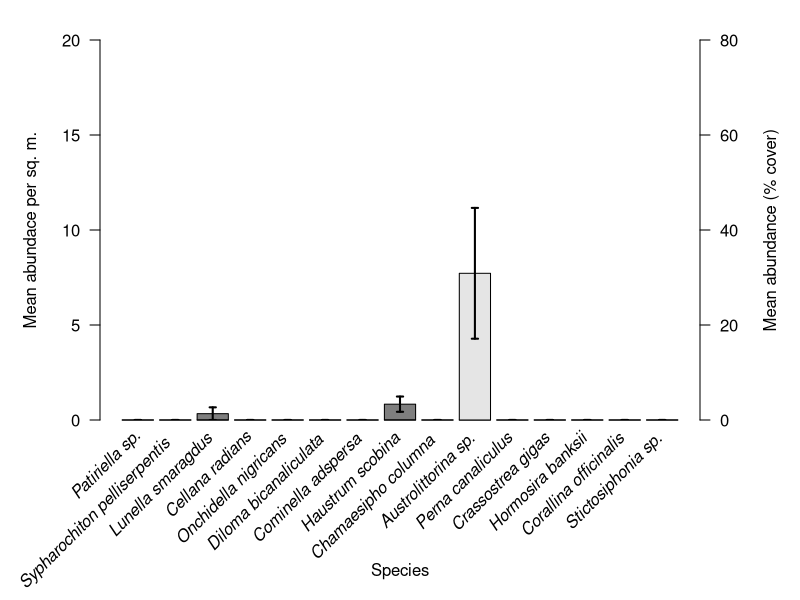
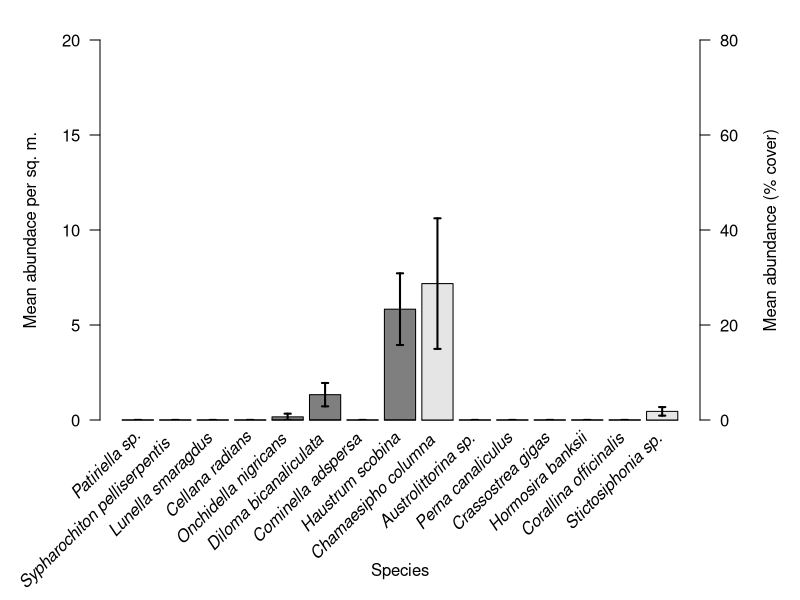
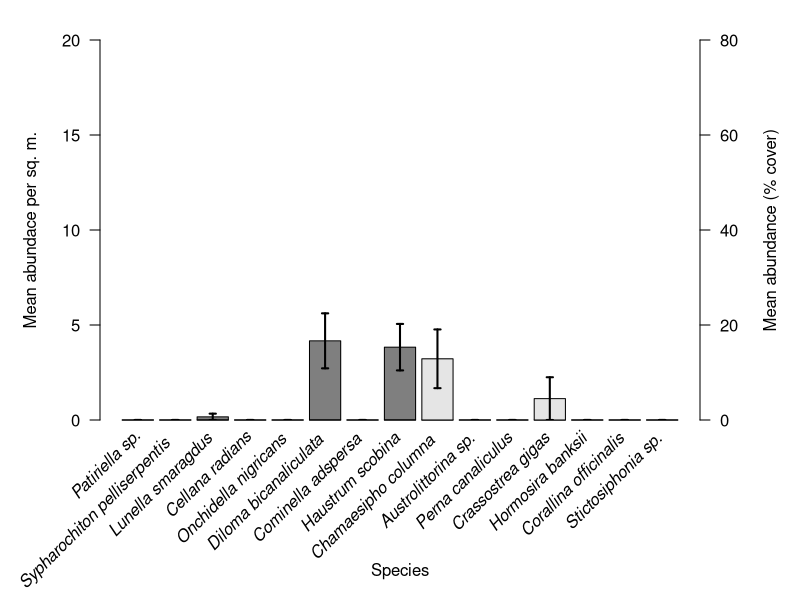
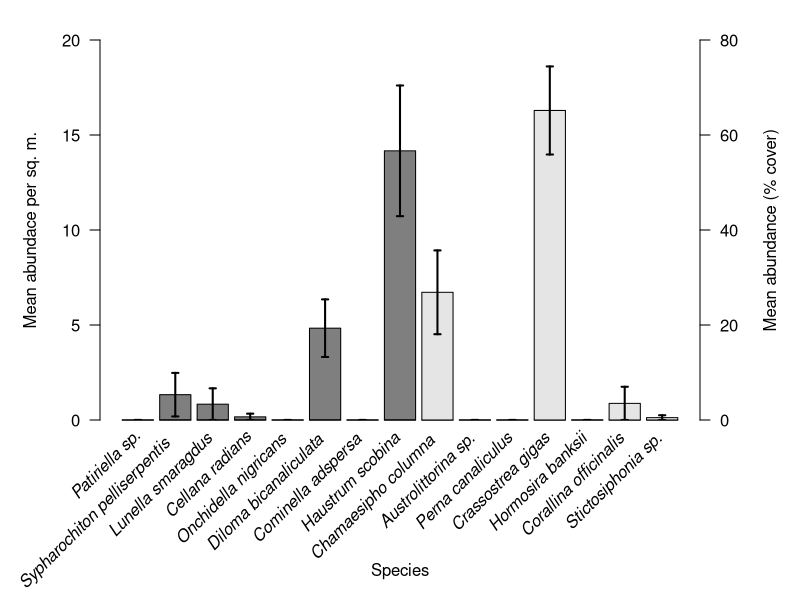
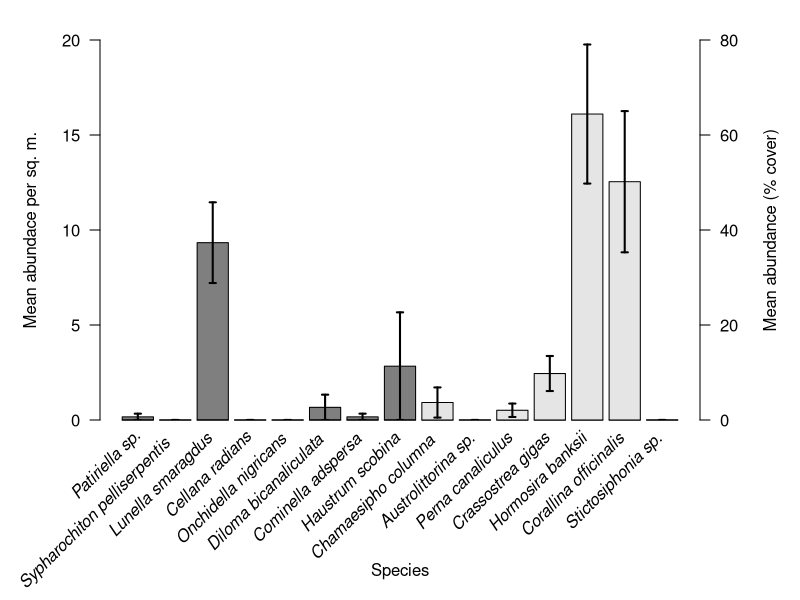
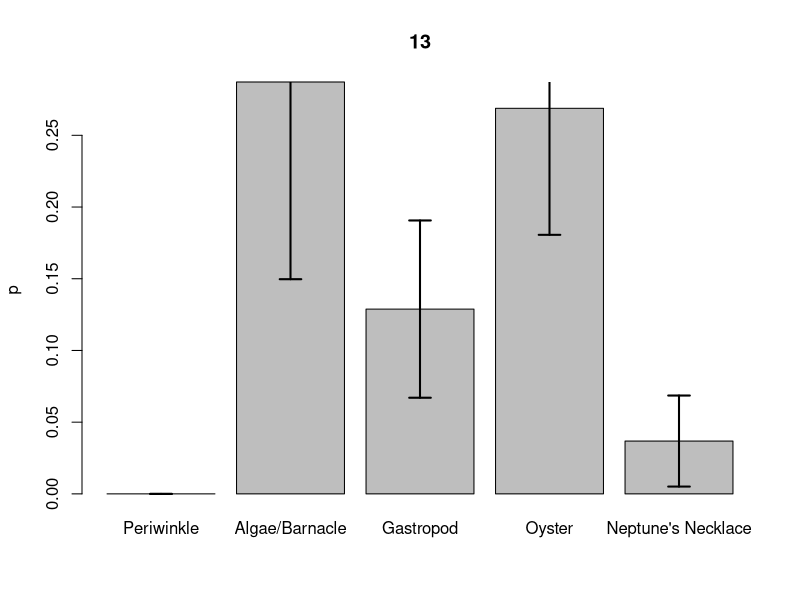
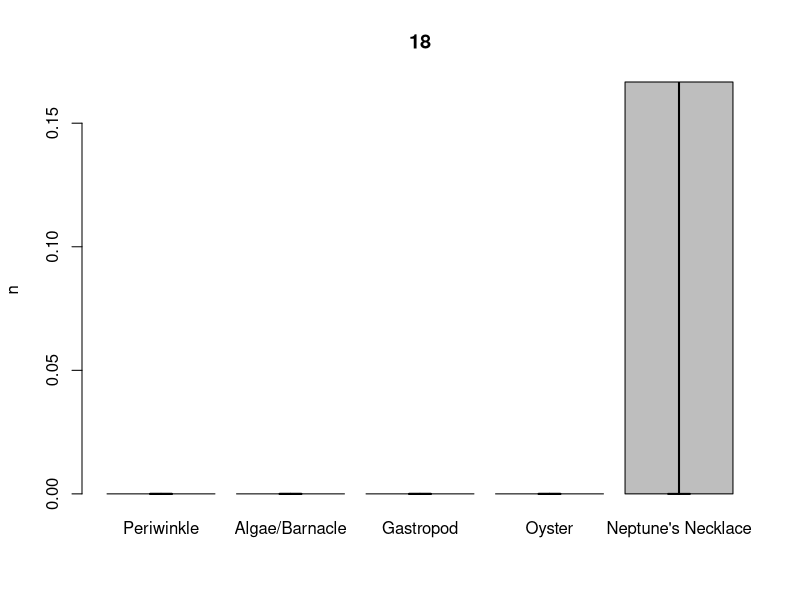
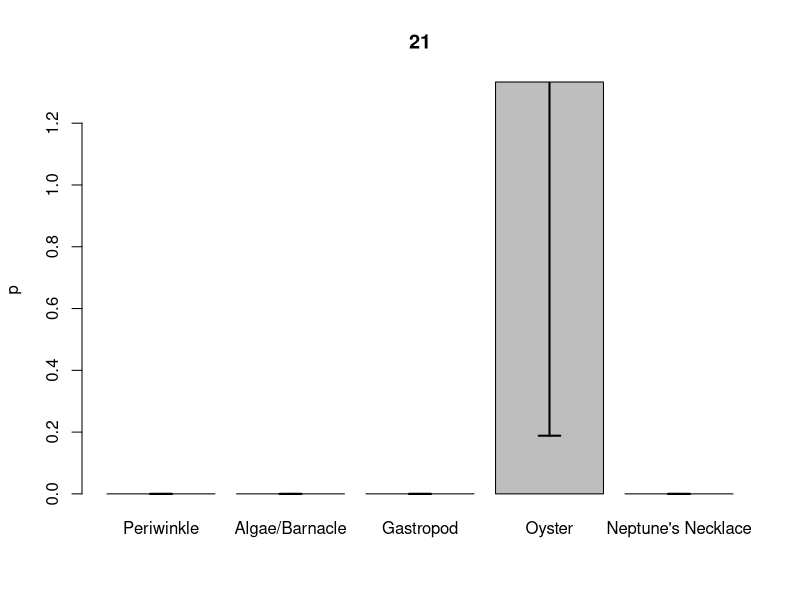

Write the R code that produced these figures, in order.
#!/usr/bin/env Rscript

zone.names <- read.csv("zones.csv")$name
species <- t(read.csv("species.txt", header = F))
zone <- list(read.csv("zone1.csv"),
             read.csv("zone2.csv"),
             read.csv("zone3.csv"),
             read.csv("zone4.csv"),
             read.csv("zone5.csv"))

species.avg <- rep(list(c()), length(species))
species.type <- c()

for (z in zone) {
    for (i in 1:nrow(z)) {
        species.type[z$species[i]] <- z$type[i]
        if (z$type[i] == 'n') a <- 4
        else a <- 1
        z[i,3:8] <- z[i,3:8] * a 
        x <- species.avg[[z$species[i]]]
        species.avg[[z$species[i]]] <- c(x, unlist(z[i,3:8]))
    }
}

for (i in 1:length(species.avg))
    species.avg[[i]] <- mean(species.avg[[i]])

count.thresh <- 4
percent.thresh <- 0.01
dominant.species <- c()
for (i in 1:length(species.avg)) {
    x <- species.avg[[i]]
    if (!is.null(x) && !is.na(x)
      && ((0 < x && x < 1 && x >= percent.thresh)
      || x >= count.thresh))
        dominant.species <- c(dominant.species, i)
}

dominant.species.names <- species[dominant.species]

se <- function(x) sd(x)/sqrt(length(x))
pdf("presence.pdf", 7, 5)

for (z in zone) {
    count.means <- c()
    count.stderr <- c()
    count.names <- c()
    percent.means <- c()
    percent.stderr <- c()
    percent.names <- c()
    for (i in dominant.species) {
        if (i %in% z$species) {
            j <- match(i, z$species)
            m <- mean(unlist(z[j,3:8]))
            s <- se(unlist(z[j,3:8]))
            type <- z$type[j]
        } else {
            m <- 0
            s <- 0
            type <- species.type[i]
        }
        if (type == 'n' || type == 1) {
            count.means <- c(count.means, m)
            count.stderr <- c(count.stderr, s)
            count.names <- c(count.names, species[i])
        } else {
            percent.means <- c(percent.means, m * 100)
            percent.stderr <- c(percent.stderr, s * 100)
            percent.names <- c(percent.names, species[i])
        }
    }
    p <- par(mar = c(9, 5, 2, 5))
    count.means <- c(count.means, rep(0, length(percent.means)))
    count.stderr <- c(count.stderr, rep(0, length(percent.stderr)))
    percent.means <- c(rep(0, length(count.names)), percent.means)
    percent.stderr <- c(rep(0, length(count.names)), percent.stderr)
    bp <- barplot(count.means,
                  ylim = c(0,20),
                  col = "gray50",
                  las = 1,
                  ylab = "Mean abundace per sq. m.")
    title(xlab = "Species", line = 7, cex.lab = 1)
    means <- c(count.means[1:length(count.names)],
               rep(1000000, length(percent.names)))
    stderrs <- count.stderr
    segments(bp, means - stderrs, bp, means + stderrs, lwd = 2)
    segments(bp - 0.1, means - stderrs, bp + 0.1, means - stderrs, lwd = 2)
    segments(bp - 0.1, means + stderrs, bp + 0.1, means + stderrs, lwd = 2)
    par(new = T)
    barplot(percent.means, ylim = c(0,80), col = "gray90", axes = F)
    means <- c(rep(1000000, length(count.names)),
               percent.means[(length(count.names)+1):length(percent.means)])
    stderrs <- percent.stderr
    segments(bp, means - stderrs, bp, means + stderrs, lwd = 2)
    segments(bp - 0.1, means - stderrs, bp + 0.1, means - stderrs, lwd = 2)
    segments(bp - 0.1, means + stderrs, bp + 0.1, means + stderrs, lwd = 2)
    axis(4, las = 1)
    mtext("Mean abundance (% cover)", side = 4, line = 3)
    text(bp,
         par("usr")[3],
         labels = c(count.names, percent.names),
         srt = 45,
         adj = c(1.1,1.1),
         xpd = T,
         cex = 1,
         font = 3)
    par(p)
}

pdf("species.pdf")

for (i in dominant.species) {
    count.means <- c()
    count.stderrs <- c()
    for (z in zone) {
        if (i %in% z$species) {
            j <- match(i, z$species)
            m <- mean(unlist(z[j,3:8]))
            s <- se(unlist(z[j,3:8]))
        } else {
            m <- 0
            s <- 0
        } 
        count.means <- c(count.means, m)
        count.stderrs <- c(count.stderrs, s)
    }
    bp <- barplot(count.means, names.arg = zone.names, main = i, ylab = z$type[j]) 
    means <- count.means
    stderrs <- count.stderrs
    segments(bp, means - stderrs, bp, means + stderrs, lwd = 2)
    segments(bp - 0.1, means - stderrs, bp + 0.1, means - stderrs, lwd = 2)
    segments(bp - 0.1, means + stderrs, bp + 0.1, means + stderrs, lwd = 2)
}
